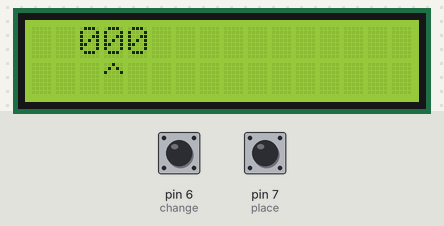
This sketch was run on a simulated Arduino Uno, built with avr-gcc and run on an emulated ATmega328P. Parts: 16×2 character LCD. Inputs (shaded band) come from the test bench; at power-on: pin 7 (place) HIGH, pin 6 (change) HIGH.

Above: at 1.2 s.
1.3 s: pin 7 (place) pulled LOW for 1 s
At 3.6 s:
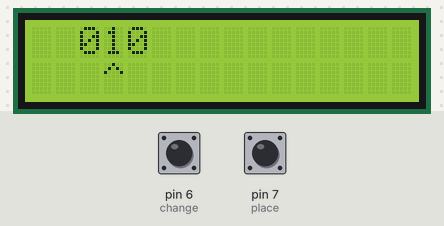
5.3 s: pin 7 (place) pulled LOW for 1 s
At 6.7 s:
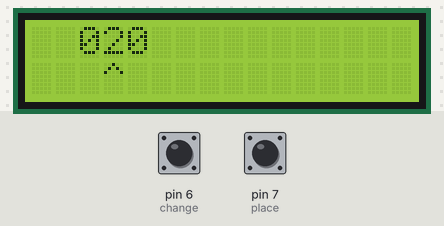
9.3 s: pin 7 (place) pulled LOW for 1 s
At 10.9 s:
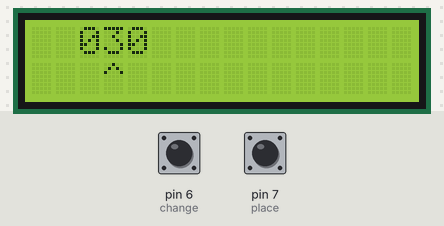
13.3 s: pin 7 (place) pulled LOW for 1 s
At 15.1 s:
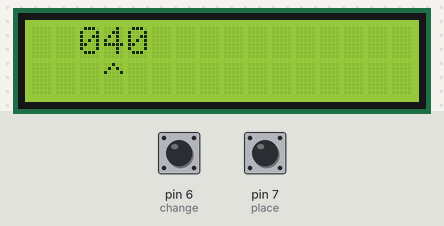
17.3 s: pin 7 (place) pulled LOW for 1 s
At 19.4 s:
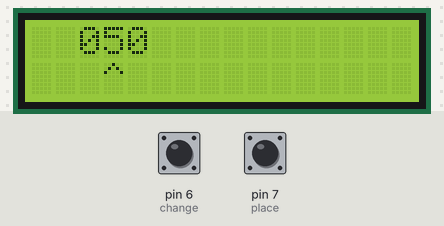
21.3 s: pin 7 (place) pulled LOW for 1 s
At 23.6 s:
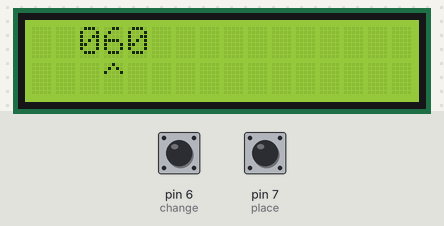
Timing chart, 0 to 25.1 s (numbered marks = the images above; inputs shaded):
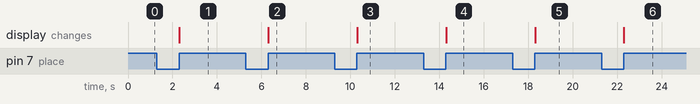

Measured:
- after the input at 1.3 s, the display: changes after 1.0 s (image 1)
- after the input at 5.3 s, the display: changes after 1.0 s (image 2)
- after the input at 9.3 s, the display: changes after 1.0 s (image 3)
- after the input at 13.3 s, the display: changes after 1.0 s (image 4)
- after the input at 17.3 s, the display: changes after 1.0 s (image 5)
- after the input at 21.3 s, the display: changes after 1.0 s (image 6)

The sketch:

fule_dispensior.ino
```cpp
#include <LiquidCrystal_I2C.h>

// enter the I2C address and the dimensions of your LCD here
LiquidCrystal_I2C lcd(0x27, 16, 2);

int place=7;
int change = 6;

int num[3]={0};
int curr_index = 1;

void setup() {
  Serial.begin(9600);

  pinMode(place,INPUT_PULLUP);
  pinMode(change,INPUT_PULLUP);


  lcd.begin();
  lcd.clear();
  lcd.backlight();

  // // Print a message on both lines of the LCD.
  // lcd.setCursor(2,0);   //Set cursor to character 2 on line 0
  // lcd.print("Hello world!");

  // lcd.setCursor(2,1);   //Move cursor to character 2 on line 1
  // lcd.print("LCD Tutorial");
}

void loop() {
    int ch = digitalRead(place);
    int pl = digitalRead(change);


    if(ch==0){
      if(num[curr_index] > 8) num[curr_index] = -1;
      num[curr_index]++;

    }while(digitalRead(place)==0);
    if(pl==0){
      curr_index++;
      if(curr_index>2) curr_index = 0;
    }while(digitalRead(change)==0);

    lcd.clear();
    lcd.setCursor(2,0);
    lcd.print(num[2]);
    lcd.print(num[1]);
    lcd.print(num[0]);

    lcd.setCursor(2,1);
    if(curr_index == 0){
      lcd.print("  ^");
    }else if(curr_index == 1){
      lcd.print(" ^ ");
    }else if(curr_index == 2){
      lcd.print("^  ");
    }

    delay(100);


}
```
